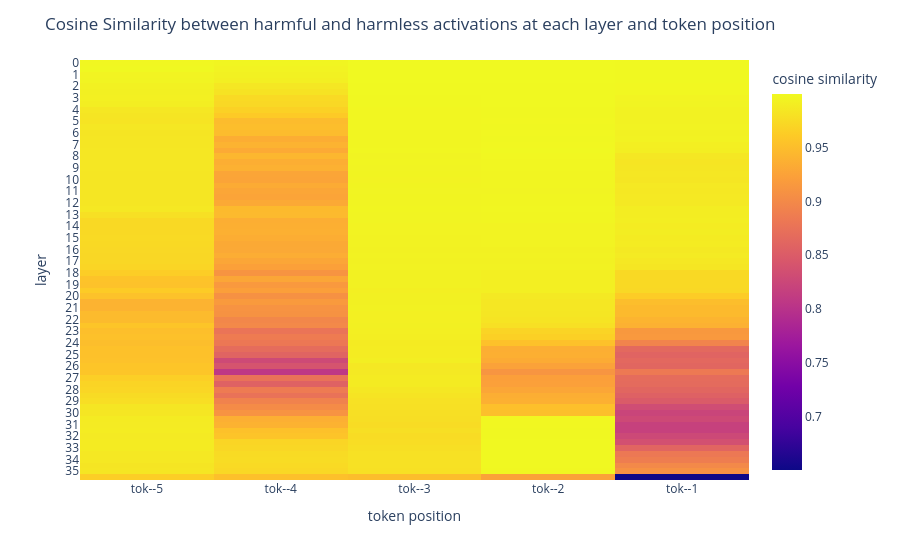

Write notebook code for a chart like this one.
### Markdown cell above
### Visualize Cosine Similarities

Show how similar harmful and harmless activations are at each layer and token position.

### Code cell
# Prepare data for heatmap (matching parent notebook style)
num_layers, num_act_modules, num_tokens = similarity_scores.shape
data = similarity_scores.reshape(-1, similarity_scores.shape[-1])

# Create labels using parent notebook method
y_labels = sum([[f"{layer}-mid", f"{layer}-post"] for layer in range(num_layers)], [])
x_labels = [f"tok-{i}" for i in range(-num_tokens, 0)]

# Create heatmap
fig = px.imshow(
    data,
    y=y_labels,
    labels={"x": "token position", "y": "layer", "color": "cosine similarity"},
    aspect="auto",
    # No zmin/zmax - let it auto-scale to actual data range
)

fig.update_layout(
    xaxis={
        "tickmode": "array",
        "ticktext": x_labels,
        "tickvals": list(range(len(x_labels))),
    },
    yaxis={
        "tickmode": "array",
        "ticktext": list(range(num_layers)),  # Show layer numbers: 0, 1, 2, ...
        "tickvals": list(range(0, len(y_labels), len(act_names))),  # One tick per layer
    },
    title=(
        "Cosine Similarity between harmful and harmless activations at each layer and"
        " token position"
    ),
)

fig.show()

# Save figure
fig.write_html(VISUALIZATION_DIR / "activation_similarities.html")

### Figure 1 — Plotly figure (JSON) as saved in the notebook; plotly's stock layout.template omitted (floating-point values rounded to 4 significant figures; data arrays with more than 128 entries replaced by an {"elided": "..."} marker saying what was removed)
{"data": [{"coloraxis": "coloraxis", "hovertemplate": "token position: %{x}<br>layer: %{y}<br>cosine similarity: %{z}<extra></extra>", "name": "0", "type": "heatmap", "xaxis": "x", "y": ["0-mid", "0-post", "1-mid", "1-post", "2-mid", "2-post", "3-mid", "3-post", "4-mid", "4-post", "5-mid", "5-post", "6-mid", "6-post", "7-mid", "7-post", "8-mid", "8-post", "9-mid", "9-post", "10-mid", "10-post", "11-mid", "11-post", "12-mid", "12-post", "13-mid", "13-post", "14-mid", "14-post", "15-mid", "15-post", "16-mid", "16-post", "17-mid", "17-post", "18-mid", "18-post", "19-mid", "19-post", "20-mid", "20-post", "21-mid", "21-post", "22-mid", "22-post", "23-mid", "23-post", "24-mid", "24-post", "25-mid", "25-post", "26-mid", "26-post", "27-mid", "27-post", "28-mid", "28-post", "29-mid", "29-post", "30-mid", "30-post", "31-mid", "31-post", "32-mid", "32-post", "33-mid", "33-post", "34-mid", "34-post", "35-mid", "35-post"], "yaxis": "y", "z": {"elided": "72x5 float values"}}], "layout": {"coloraxis": {"colorbar": {"title": {"text": "cosine similarity"}}, "colorscale": [[0, "#0d0887"], [0.1111, "#46039f"], [0.2222, "#7201a8"], [0.3333, "#9c179e"], [0.4444, "#bd3786"], [0.5556, "#d8576b"], [0.6667, "#ed7953"], [0.7778, "#fb9f3a"], [0.8889, "#fdca26"], [1, "#f0f921"]]}, "margin": {"t": 60}, "title": {"text": "Cosine Similarity between harmful and harmless activations at each layer and token position"}, "xaxis": {"anchor": "y", "domain": [0, 1], "tickmode": "array", "ticktext": ["tok--5", "tok--4", "tok--3", "tok--2", "tok--1"], "tickvals": [0, 1, 2, 3, 4], "title": {"text": "token position"}}, "yaxis": {"anchor": "x", "autorange": "reversed", "domain": [0, 1], "tickmode": "array", "ticktext": [0, 1, 2, 3, 4, 5, 6, 7, 8, 9, 10, 11, 12, 13, 14, 15, 16, 17, 18, 19, 20, 21, 22, 23, 24, 25, 26, 27, 28, 29, 30, 31, 32, 33, 34, 35], "tickvals": [0, 2, 4, 6, 8, 10, 12, 14, 16, 18, 20, 22, 24, 26, 28, 30, 32, 34, 36, 38, 40, 42, 44, 46, 48, 50, 52, 54, 56, 58, 60, 62, 64, 66, 68, 70], "title": {"text": "layer"}}}}
